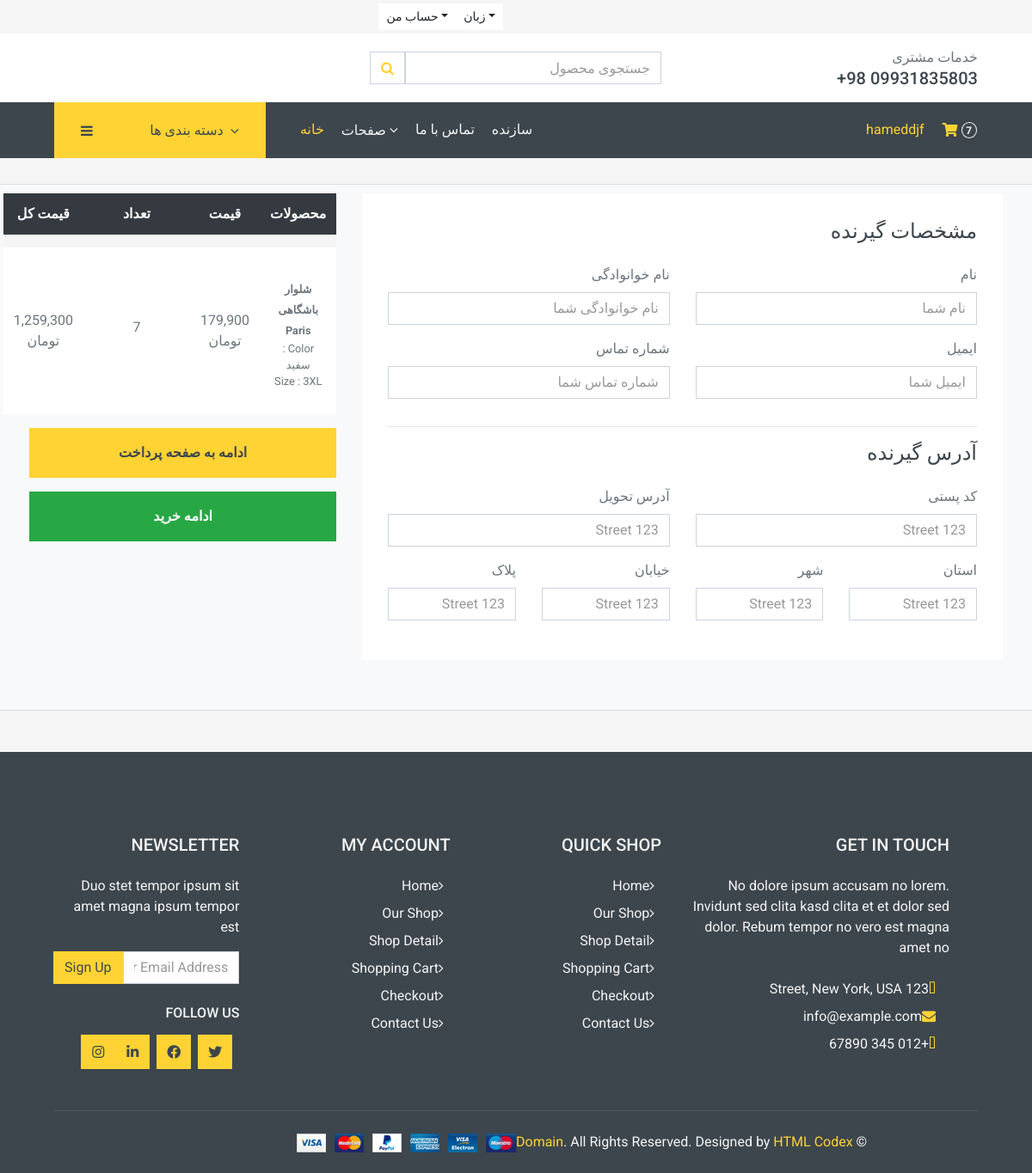
The app's page /cart/checkout/ (signed in) with its own data.
### accounts/models.py (models this page shows, shortened)
class Account(AbstractBaseUser):
    first_name = models.CharField(_("اسم"), max_length=50)
    last_name = models.CharField(_("نام خوانوادگی"), max_length=50)
    username = models.CharField(_("نام کاربری"), max_length=50, unique=True)
    email = models.EmailField(_("ادرس ایمیل"), max_length=254, unique=True)
    phone_number = models.CharField(
        _("شماره تماس"), max_length=50, unique=True, blank=True, null=True)
    objects = MyAccountManager()
    date_joined = models.DateTimeField(
        _("زمان ثبت نام"), auto_now=False, auto_now_add=True)
    last_login = models.DateTimeField(
        _("اخرین ورود"), auto_now=False, auto_now_add=True)
    is_admin = models.BooleanField(
        _("کاربر مورد نظر ادمین است ؟"), default=False)
    is_staff = models.BooleanField(
        _("کاربر مورد نظر کارمند است ؟"), default=False)
    is_active = models.BooleanField(
        _("کاربر مورد نظر فعال است ؟"), default=False)
    is_superadmin = models.BooleanField(
        _("کاربر مورد نظر ادمین اصلی است ؟"), default=False)
    USERNAME_FIELD = 'email'
    REQUIRED_FIELDS = ['username', 'first_name', 'last_name']
    class Meta:
        verbose_name = 'اکانت'
        verbose_name_plural = 'اکانت‌ها'

### carts/models.py (models this page shows, shortened)
class CartItem(models.Model):
    user = models.ForeignKey(
        "accounts.Account", verbose_name=_("کاربر"),
        on_delete=models.CASCADE, null=True)
    cart = models.ForeignKey(Cart, on_delete=models.CASCADE, null=True)
    product = models.ForeignKey(Product, on_delete=models.CASCADE)
    variations = models.ManyToManyField(
        Variation, verbose_name=_("واریانت ها"), blank=True)
    quantity = models.IntegerField(default=1)
    is_active = models.BooleanField(default=True)
    def sub_total(self):
        return self.product.price * self.quantity
    class Meta:
        verbose_name = ("کالا سبد خرید")
        verbose_name_plural = ("کالاهای سبد خرید")

### store/models.py (models this page shows, shortened)
class Product(models.Model):
    title = models.CharField(max_length=50, unique=True)
    slug = models.SlugField(max_length=50, unique=True)
    concise = models.TextField(max_length=500, blank=True)
    description = models.TextField(blank=True,)
    variation = models.ManyToManyField(
        Variation, related_name='variation_products')
    price = models.IntegerField(default=0)
    image = models.ImageField(upload_to='images/product_images',
                              height_field=None,
                              width_field=None,
                              max_length=None)
    stock = models.IntegerField()
    is_available = models.BooleanField(default=False)
    category = models.ForeignKey(
        Category, verbose_name='دسته بندی', on_delete=models.CASCADE, related_name='category_products')
    created_date = models.DateField(auto_now=False, auto_now_add=True)
    modified_date = models.DateTimeField(auto_now=True, auto_now_add=False)
    discount = models.IntegerField(default=0,)
    def get_url(self):
        return reverse('products_detail', args=[self.category.slug, self.slug])
    class Meta:
        verbose_name = ("محصول")
        verbose_name_plural = ("محصولات")

class Variation(models.Model):
    variation_category = models.CharField(
        _("تنوع دسته بندی"), max_length=120, choices=variation_category_choice)
    variation_value = models.CharField(_("مقدار تنوع"), max_length=120)
    is_active = models.BooleanField(_("فعال است؟"), default=True)
    create_date = models.DateTimeField(
        _("زمان ایجاد"), auto_now=True, auto_now_add=False)
    class Meta:
        verbose_name = ("واریانت")
        verbose_name_plural = ("واریانت ها")

### carts/views.py (the view)
# urls.py: path('checkout/', checkout, name='checkout_page')
@login_required(login_url='account:login_page')
def checkout(request,  total=0, quantity=0, cart_items=None):
    try:
        tax = 0
        grand_total = 0
        if request.user.is_authenticated:
            cart_items = CartItem.objects.filter(
                user=request.user, is_active=True)
        else:
            cart = Cart.objects.get(cart_id=_cart_id(request))
            cart_items = CartItem.objects.filter(cart=cart, is_active=True)
        for cart_item in cart_items:
            total += (cart_item.product.price * cart_item.quantity)
            quantity += cart_item.quantity
        tax = (2 * total)/100
        grand_total = total + tax
    except ObjectDoesNotExist:
        cart_items = []  # تعیین مقدار پیش‌فرض برای cart_items
    context = {
        'total': total,
        'quantity': quantity,
        'cart_items': cart_items,
        'tax': tax,
        'grand_total': grand_total,
    }
    return render(request, 'store/checkout.html', context)

### carts/context_processors.py (called while the page is built)
def counter(request):
    cart_count = 0
    if str('admin') is request.path:
        return {}
    else:
        try:
            cart = Cart.objects.filter(cart_id=_cart_id(request))
            if request.user.is_authenticated:
                cart_items = CartItem.objects.all().filter(user=request.user)
            else:
                cart_items = CartItem.objects.all().filter(cart=cart[:1])
            for cart_item in cart_items:
                cart_count += cart_item.quantity
        except Cart.DoesNotExist:
            cart_count = 0
    return dict(cart_count=cart_count)

### carts/views.py (called while the page is built)
def _cart_id(request):
    cart = request.session.session_key
    if not cart:
        cart = request.session.create()
    return cart

### category/context_processors.py (called while the page is built)
def menu_links(request):
    links = Category.objects.all()
    return dict(links=links)

### category/models.py (called while the page is built)
    def get_absolute_url(self):
        return reverse('products_by_category', args=[self.slug])

### category/templatetags/custom_tags.py (called while the page is built)
@register.filter
def format_price(value):
    if value is None:
        return ''
    value = str(int(value))
    parts = []
    while value:
        parts.insert(0, value[-3:])
        value = value[:-3]
    formatted_value = ','.join(parts)
    return f"{formatted_value} تومان"

### templates/store/checkout.html (shortened to what this page needs)
{% extends "base.html" %}
{% load static %}
{% load custom_tags %}
{% block main %}
    <div class="direction row px-xl-5">
        <form action="{% url 'order:place_order_page' %}" method='POST'>
            <div class="row">
                <div class="col-lg-8">
                    <div class="bg-light p-30 mb-5">
                        <div class="row">
                            <div class="col-md-12 form-group">
                                <h4>مشخصات گیرنده </h4>
                            </div>
                            <div class="col-md-6 form-group">
                                <label>نام</label>
                                <input class="form-control" type="text" name='first_name' placeholder="نام شما" required />
                            </div>
                            <div class="col-md-6 form-group">
                                <label>نام خوانوادگی</label>
                                <input class="form-control" type="text" name='last_name' placeholder="نام خوانوادگی شما" required/>
                            </div>
                            <div class="col-md-6 form-group">
                                <label>ایمیل</label>
                                <input class="form-control" type="email" name='email' placeholder="ایمیل شما" />
                            </div>
                            <div class="col-md-6 form-group">
                                <label>شماره تماس</label>
                                <input class="form-control" type="text" name='phone' placeholder="شماره تماس شما" required/>
                            </div>
                            <div class="col-md-12 form-group">
                                <hr>
                                <h4>آدرس گیرنده </h4>
                            </div>
                            <div class="col-md-6 form-group">
                                <label>کد پستی</label>
                                <input class="form-control" type="text" name='postal_code' placeholder="123 Street" required/>
                            </div>
                            <div class="col-md-6 form-group">
                                <label>آدرس تحویل</label>
                                <input class="form-control" type="text" name='address_line_1' placeholder="123 Street" required/>
                            </div>
                            <div class="col-md-3 form-group">
                                <label>استان</label>
                                <input class="form-control" type="text" name='state' placeholder="123 Street" required/>
                            </div>
                            <div class="col-md-3 form-group">
                                <label>شهر</label>
                                <input class="form-control" type="text" name='city' placeholder="123 Street" required/>
                            </div>
                            <div class="col-md-3 form-group">
                                <label>خیابان</label>
                                <input class="form-control" type="text" name='street' placeholder="123 Street" required/>
                            </div>
                            <div class="col-md-3 form-group">
                                <label>پلاک</label>
                                <input class="form-control" type="text" name='tag' placeholder="123 Street" required/>
                            </div>
                        </div>
                    </div>
                </div>
                <div class="col-lg-4">
                    <table class="table table-light table-borderless table-hover text-center mb-0">
                        <thead class="thead-dark">
                            <tr>
                                <th>محصولات</th>
                                <th>قیمت</th>
                                <th>تعداد</th>
                                <th>قیمت کل</th>
                            </tr>
                        </thead>
                        <tbody class="align-middle">
                            {% for cart_item in cart_items %}
                                <tr>
                                    <td class="align-middle">
                                        <figcaption class='info'>
                                            <a href='{{ cart_item.product.get_url }}' class='text-muted small'>
                                                <strong class="colorful">{{cart_item.product.title}}</strong>
                                            </a>
                                            <p class='text-muted small'>
                                                {% if cart_item.variations.all %}
                                                    {% for item in cart_item.variations.all %}
                                                        {{ item.variation_category | capfirst }} : {{ item.variation_value | capfirst }}<br>
                                                    {% endfor %}
                                                {% endif %}
                                            </p>
                                        </figcaption>
                                    </td>
                                    <td class="align-middle">{{cart_item.product.price|format_price}}</td>
                                    <td class="align-middle">
                                        <div class="input-group quantity mx-auto" style="width: 100px;">
                                            <label class="custom-label">{{cart_item.quantity}}</label>
                                        </div>
                                    </td>
                                    <td class="align-middle">{{cart_item.sub_total|format_price}}</td>
                                </tr>
                            {% endfor %}
                        </tbody>
                    </table>
                    <button type='submit' class="btn btn-block btn-primary font-weight-bold my-3 py-3">ادامه به صفحه پرداخت</button>
                    <a href="{% url 'store' %}" class="btn btn-block btn-success font-weight-bold my-3 py-3">ادامه خرید</a>
                </div>
            </div>
        </form>
    </div>
{% endblock main %}

### templates/includes/navbar.html (shortened to what this page needs)
{% load custom_tags %}
<div class="container-fluid">
  <div class="row bg-secondary py-1 px-xl-5">
    <div class="col-lg-6 text-center text-lg-right">
      <div class="d-inline-flex align-items-center">
        <div class="btn-group">
          <button type="button" class="btn btn-sm btn-light dropdown-toggle" data-toggle="dropdown">حساب من</button>
        </div>
        <div class="btn-group">
          <button type="button" class="btn btn-sm btn-light dropdown-toggle" data-toggle="dropdown">زبان</button>
        </div>
      </div>
    </div>
  </div>
  <div class="row align-items-center bg-light py-3 px-xl-5 d-none d-lg-flex">
    <div class="col-lg-4 col-6 text-left">
      <form action="{% url "search_page" %}" class='search' method='GET'>
        <div class="input-group">
          <input type="text" class="form-control" placeholder="جستجوی محصول" name='keyword' />
          <div class="input-group-append">
            <button type='submit' class="input-group-text bg-transparent text-primary"><i class="fa fa-search" ></i></button>
          </div>
        </div>
      </form>
    </div>
    <div class="col-lg-4 col-6 text-right">
      <p class="m-0">خدمات مشتری</p>
      <h5 class="m-0">+98 09931835803</h5>
    </div>
  </div>
</div>
<div class="container-fluid bg-dark mb-30">
  <div class="row px-xl-5">
    <div class="col-lg-3 d-none d-lg-block">
      <a class="btn d-flex align-items-center justify-content-end bg-primary w-100" data-toggle="collapse" href="#navbar-vertical" style="height: 65px; padding: 0 30px;">
        <i class="fa fa-bars text-dark mr-auto"></i>
        <h6 class="text-dark m-0">دسته بندی ها</h6>
        <i class="fa fa-angle-down text-dark ml-2"></i>
      </a>
    </div>
    <div class="col-lg-9">
      <nav class="navbar navbar-expand-lg bg-dark navbar-dark py-3 py-lg-0 px-0">
        <div class="collapse navbar-collapse justify-content-between" id="navbarCollapse">
          <div class="navbar-nav mr-auto py-0">
            <a href="{% url "home" %}" class="nav-item nav-link active">خانه</a>
            <div class="nav-item dropdown">
              <a href="#" class="nav-link dropdown-toggle" data-toggle="dropdown">صفحات <i class="fa fa-angle-down mt-1"></i></a>
            </div>
            <a href="{% url 'connect:contact' %}" class="nav-item nav-link">تماس با ما</a>
            <a href="{% url 'connect:creators' %}" class="nav-item nav-link">سازنده</a>
          </div>
          <div class="navbar-nav ml-auto py-0 d-none d-lg-block">
            {% if user.is_authenticated %}
            <a href="{% url 'account:logout_page' %}">
                {% if user.get_full_name %}
                    {{ user.get_full_name }}
                {% else %}
                    {{ user.username }}
                {% endif %}
            </a>
            {% else %}
                <a href="{% url 'account:login_page' %}" class="btn px-0 ml-3">
                    <i class="fas fa-sign-in-alt text-primary"></i>
                </a>
            {% endif %}
            <a href="{% url 'cart:cart_page' %}" class="btn px-0 ml-3">
              <i class="fas fa-shopping-cart text-primary"></i>
              <span class="badge text-secondary border border-secondary rounded-circle" style="padding-bottom: 2px;">{{cart_count}}</span>
            </a>
          </div>
        </div>
      </nav>
    </div>
  </div>
</div>

### static/css/own-style.css (style rules this page uses)
body { text-align-last: inherit; }
.navbar-nav { margin-left: initial !important; }

### templates/store/checkout.html (style rules this page uses)
.direction { direction: rtl; text-align: right; background-color: #f8f9fa; border: 1px solid #ddd; padding: 10px; border-radius: 5px; }
.custom-label { text-align: left; display: block; margin-left: auto; margin-right: auto; width: fit-content; }
.form-control { width: 100%; }

### records on screen
Account: username "hameddjf"
CartItem: product "شلوار باشگاهی Paris", product.price "179,900 تومان", quantity "7", sub_total "1,259,300 تومان"
Variation: variation_value "سفید"
Variation: variation_category "Size", variation_value "3XL"

### other values on screen
{{ cart_count }} "7"
